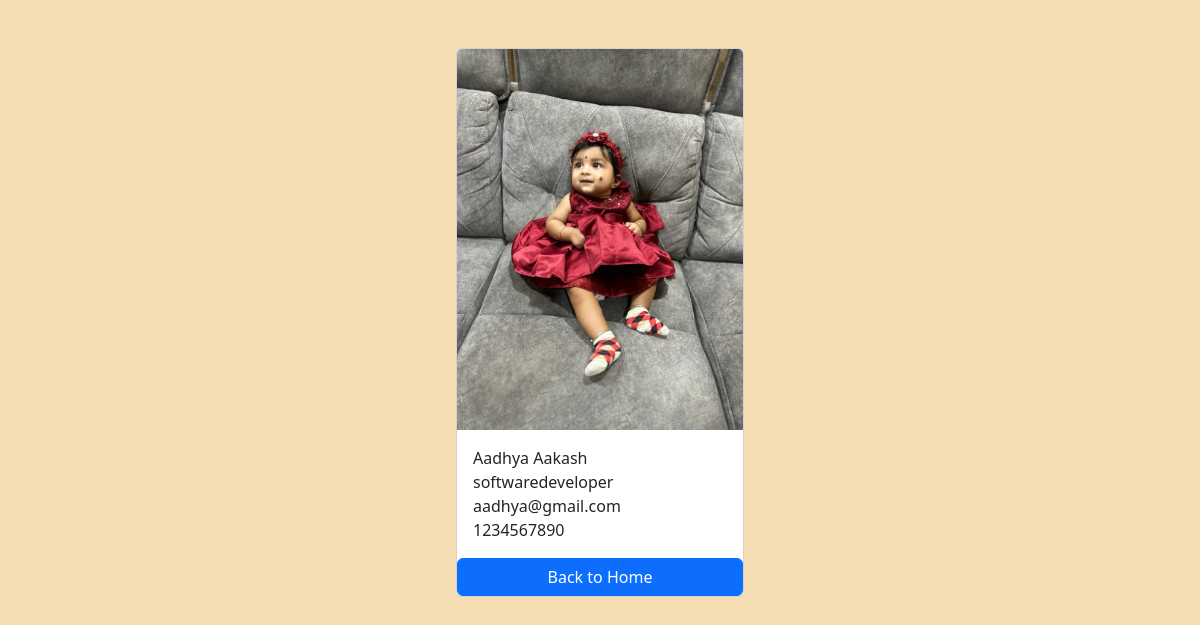
The page /employees/1/ on the database its author committed.
### employees/models.py (models this page shows, shortened)
class Employee(models.Model):
    first_name =models.CharField(max_length=100)
    last_name = models.CharField(max_length=100)
    photo =models.ImageField(upload_to='images')
    designation = models.CharField(max_length=100)
    email_address = models.EmailField(max_length=100, unique=True)#unique each should have a separate email
    phone_number = models.CharField(max_length=12, blank=True)#blank is a optional
    created_at =models.DateTimeField(auto_now_add=True)# one time modification (creating instance)
    updated_at = models.DateTimeField(auto_now=True)#instance  will be changed(updating instance)

### employees/views.py (the view)
# urls.py: path('<int:pk>/', views.employee_detail,name='employee_detail'),
def employee_detail(request,pk):
    employee = get_object_or_404(Employee,pk=pk)
    context ={
        'employee':employee,
    }
    return render (request,'employee_detail.html',context)

### templates/employee_detail.html (shortened to what this page needs)
{% load static %}
<!DOCTYPE html>
<html lang="en">
<head>
    <link href="https://cdn.jsdelivr.net/npm/bootstrap@5.3.3/dist/css/bootstrap.min.css" rel="stylesheet">
    <link rel="stylesheet" href="{% static 'css/style.css' %}">
  </head>
<body>
    <div class="container pt-5">
        <div class="card mx-auto" style="width: 18rem;">
            <img class="card-img-top" src="{{ employee.photo.url }}" alt="Employee Photo">
            <div class="card-body">
              <p class="card-text m-0">{{ employee.first_name }} {{ employee.last_name }}</p>
              <p class="card-text m-0">{{ employee.designation }}</p>
              <p class="card-text m-0">{{ employee.email_address }}</p>
              <p class="card-text m-0">{{ employee.phone_number }}</p>
            </div>
            <a href="{% url 'home' %}"class= "btn btn-primary">Back to Home</a>
          </div>
    </div>
</body>
</html>

### mysite/static/css/style.css (style rules this page uses)
body { background-color: wheat; }

### rows shown on the page
Employee: photo (picture), first_name "Aadhya", last_name "Aakash", designation "softwaredeveloper", email_address "aadhya@gmail.com", phone_number "1234567890"
